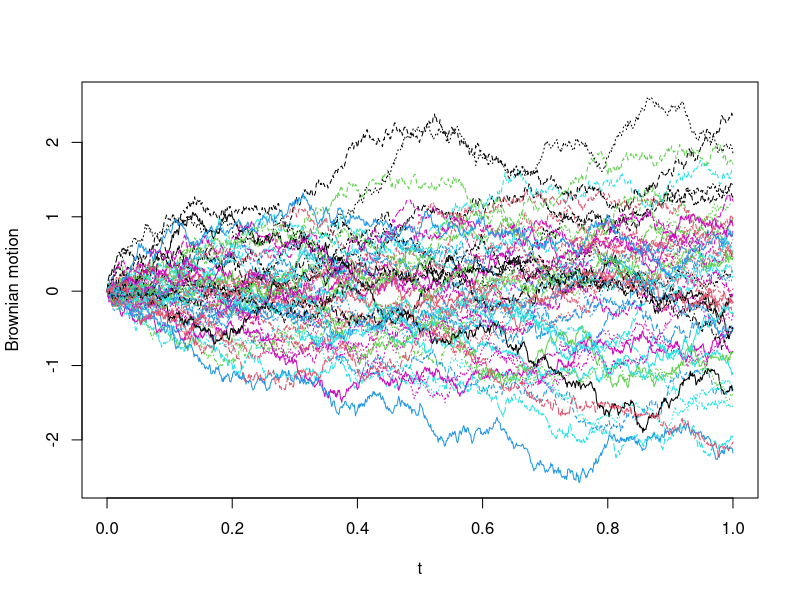
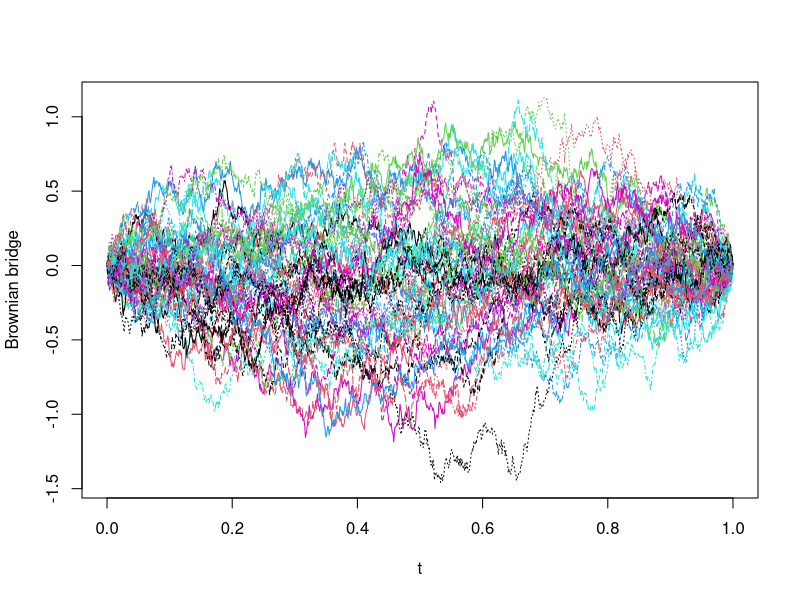
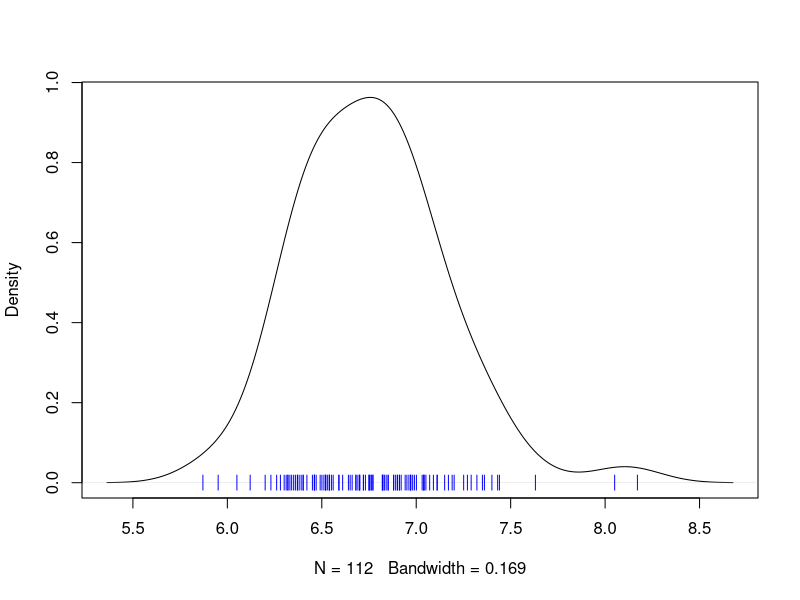
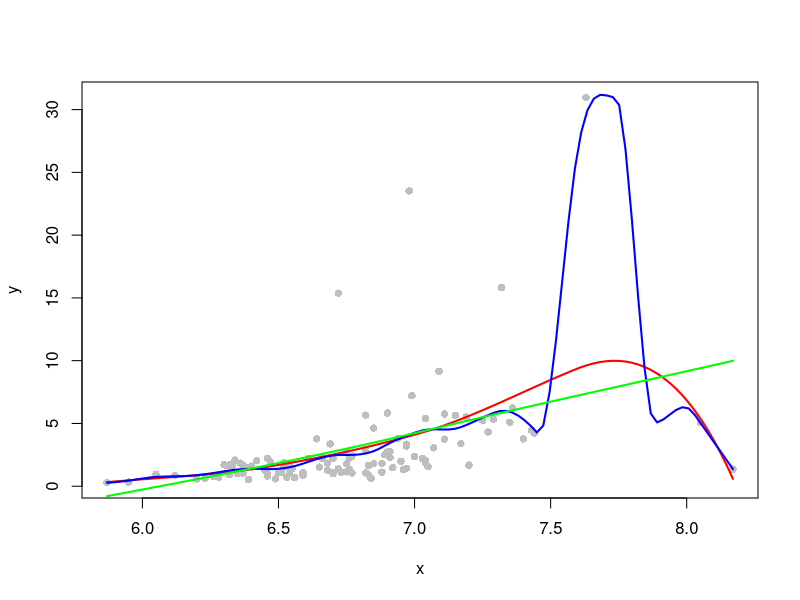
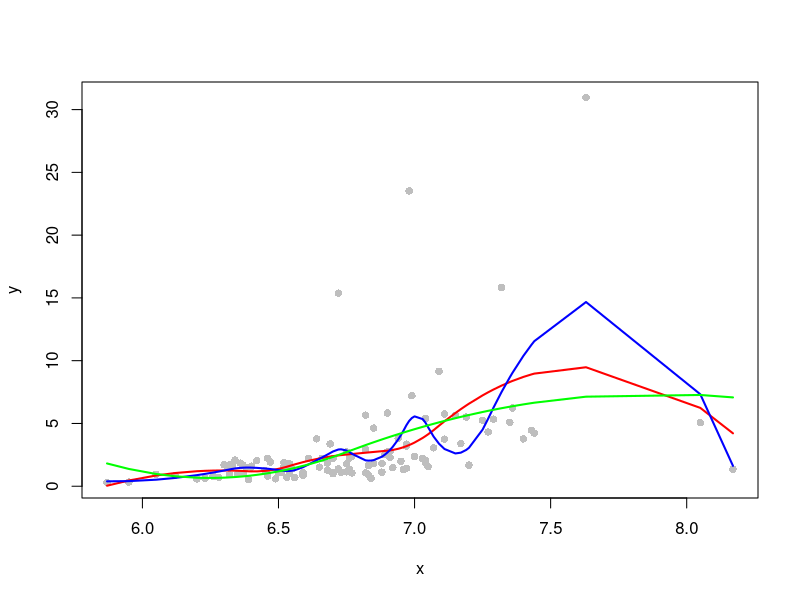
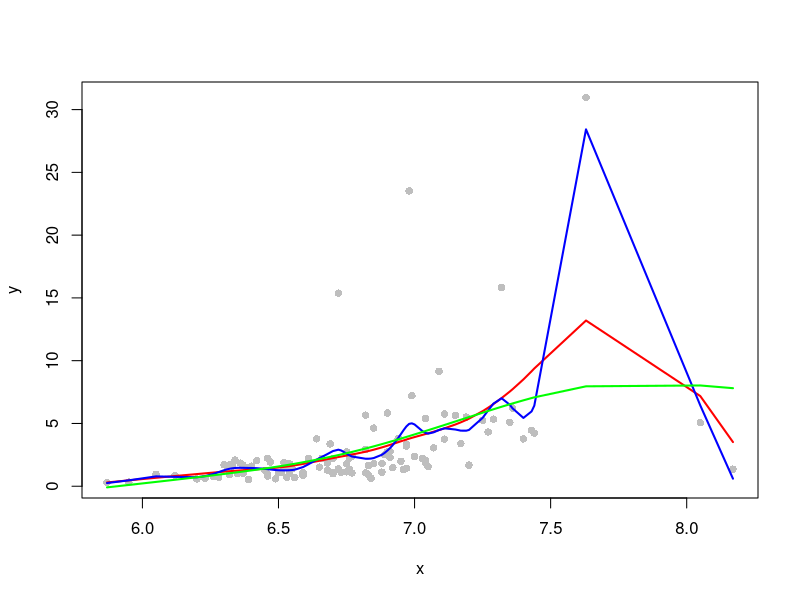
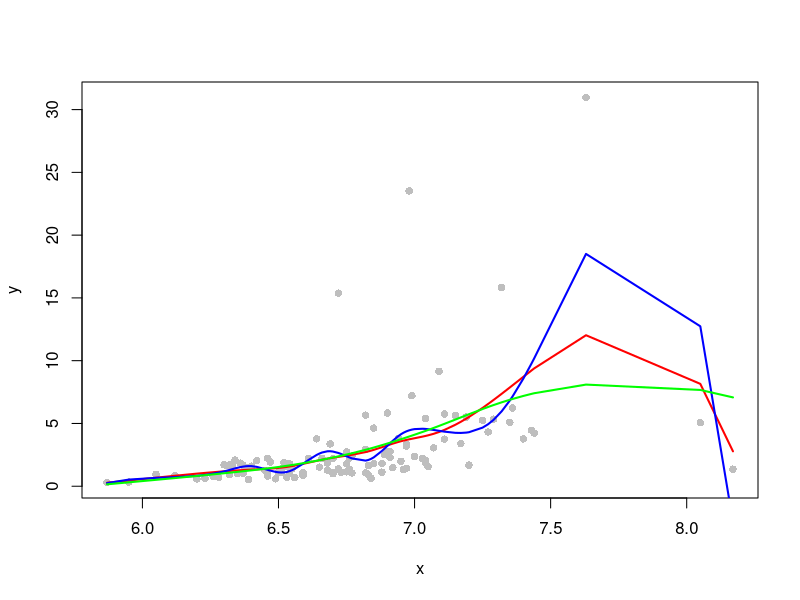

The R source for these figures, in order:
## ---- chunk 1

m <- 1000 # number of grid points 
n <- 50 # number of subjects
tt <- seq(0, 1, length.out=m+1)


## Brownian motion
Z <- matrix(rnorm(m * n, sd = 1 / sqrt(m)), n, m) 
X <- t(apply(Z, 1, cumsum)) 
W <- cbind(rep(0,50), X)
matplot(tt, t(W), type='l', xlab = "t", ylab = "Brownian motion")


## Brownian bridge
Z <- matrix(rnorm(m * n, sd = 1 / sqrt(m)), n, m) 
X <- t(apply(Z, 1, cumsum)) 
W <- cbind(rep(0,50), X)
tW1 <- W[,m+1] %*% t(tt)
B <- W - tW1
matplot(tt, t(B), type='l', xlab = "t", ylab = "Brownian bridge")

## ---- chunk 2

library(gss)
library(locfit)
library(splines)
data(LakeAcidity)

y <- LakeAcidity$cal
x <- LakeAcidity$ph

# (a)
plot(density(x, bw = "ucv"), main = "")
points(x = x, y = rep(0, length(x)), pch = "|", col = "blue")


# (b)

## local linear regression
res1 <- locfit(y ~ lp(x, deg = 1, h = 0.8)) 
res2 <- locfit(y ~ lp(x, deg = 1, h = 0.2)) 
res3 <- locfit(y ~ lp(x, deg = 1, h = 2)) 

plot(x,y, pch = 16, col = "gray")
lines(res1, col = "red", lwd = 2)
lines(res2, col = "blue", lwd = 2)
lines(res3, col = "green", lwd = 2)


## regression spline
J1 <- 5
knots1 <- quantile(x, probs = seq(0, 1, length.out = J1 + 2))
knots1 <- knots1[-c(1, J1+2)]
bs1 <- bs(x, degree = 2, intercept = TRUE, knots = knots1)
res4 <- lm(y~0+bs1)

J2 <- 10
knots2 <- quantile(x, probs = seq(0, 1, length.out = J2 + 2))
knots2 <- knots2[-c(1, J2+2)]
bs2 <- bs(x, degree = 2, intercept = TRUE, knots = knots2)
res5 <- lm(y~0+bs2)

J3 <- 1
knots3 <- quantile(x, probs = seq(0, 1, length.out = J3 + 2))
knots3 <- knots3[-c(1, J3+2)]
bs3 <- bs(x, degree = 2, intercept = TRUE, knots = knots3)
res6 <- lm(y~0+bs3)

plot(x,y, pch = 16, col = "gray")
lines(x[order(x)], res4$fitted.values[order(x)], col = "red", lwd = 2)
lines(x[order(x)], res5$fitted.values[order(x)], col = "blue", lwd = 2)
lines(x[order(x)], res6$fitted.values[order(x)], col = "green", lwd = 2)


## smoothing spline
res7 <- smooth.spline(x = x, y = y, lambda = 1e-3)
res8 <- smooth.spline(x = x, y = y, lambda = 1e-5)
res9 <- smooth.spline(x = x, y = y, lambda = 2e-2)

plot(x,y, pch = 16, col = "gray")
lines(res7, col = "red", lwd = 2)
lines(res8, col = "blue", lwd = 2)
lines(res9, col = "green", lwd = 2)



## penalized spline
res10 <- smooth.spline(x = x, y = y, lambda = 5e-4, nknots = 10)
res11 <- smooth.spline(x = x, y = y, lambda = 5e-6, nknots = 10)
res12 <- smooth.spline(x = x, y = y, lambda = 1e-2, nknots = 10)

plot(x,y, pch = 16, col = "gray")
lines(res10, col = "red", lwd = 2)
lines(res11, col = "blue", lwd = 2)
lines(res12, col = "green", lwd = 2)
